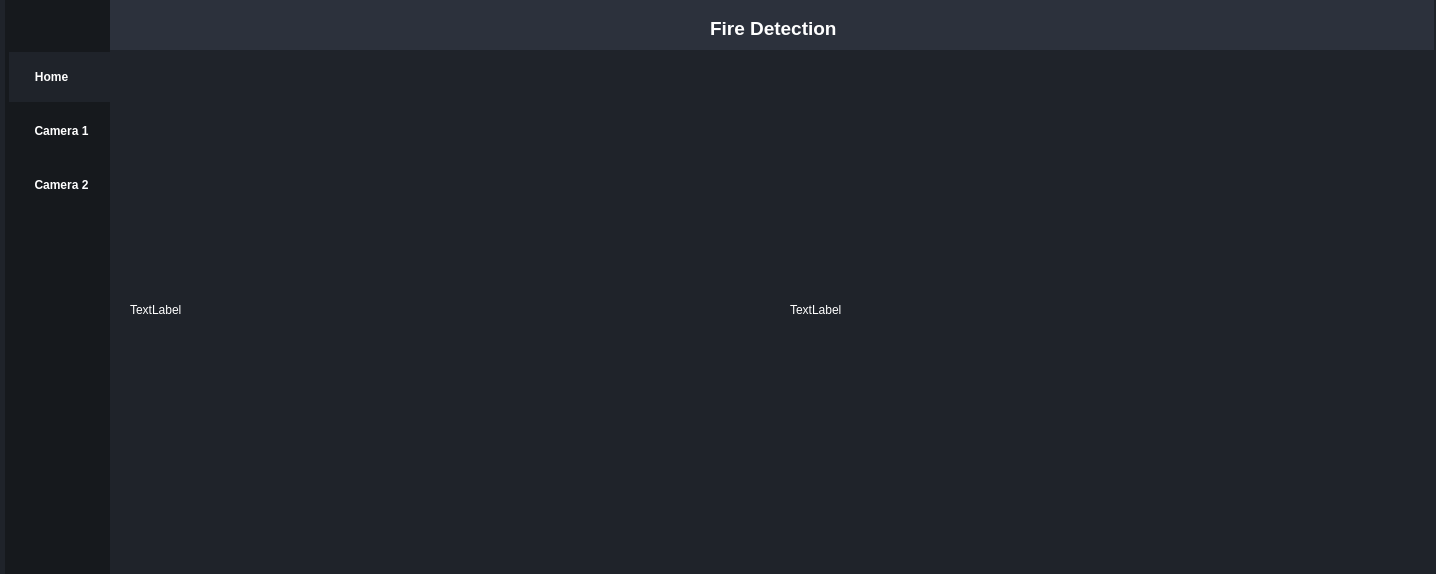
<?xml version="1.0" encoding="UTF-8"?>
<ui version="4.0">
 <class>MainWindow</class>
 <widget class="QMainWindow" name="MainWindow">
  <property name="geometry">
   <rect>
    <x>0</x>
    <y>0</y>
    <width>1436</width>
    <height>574</height>
   </rect>
  </property>
  <property name="windowTitle">
   <string>MainWindow</string>
  </property>
  <property name="styleSheet">
   <string notr="true">*{
	border:none;
	background-color:transparent;
	background:transparent;
	padding: 0;
	margin: 0;
	color: #fff;
}
#centralwidget{
	background-color: #1f232a;
}
#menuFrame{
	background-color: #16191d;
}
#menuFrame menuBtn{
	text-align: left;
	padding: 5px 10px;
	boder-top-left-radius: 10px;
	boder-bottom-left-radius: 10px;
}
#centerMenuSubContainer{
	background-color: #2c313c;
}
#frame_4{
	background-color: #16191d;
	border-radius: 10px
}
#titleFrame{
	background-color: #2c313c;
}</string>
  </property>
  <widget class="QWidget" name="centralwidget">
   <widget class="QFrame" name="menuFrame">
    <property name="geometry">
     <rect>
      <x>5</x>
      <y>0</y>
      <width>105</width>
      <height>600</height>
     </rect>
    </property>
    <property name="frameShape">
     <enum>QFrame::StyledPanel</enum>
    </property>
    <property name="frameShadow">
     <enum>QFrame::Raised</enum>
    </property>
    <widget class="QPushButton" name="menuBtn">
     <property name="geometry">
      <rect>
       <x>4</x>
       <y>52</y>
       <width>105</width>
       <height>50</height>
      </rect>
     </property>
     <property name="sizePolicy">
      <sizepolicy hsizetype="Minimum" vsizetype="Fixed">
       <horstretch>0</horstretch>
       <verstretch>0</verstretch>
      </sizepolicy>
     </property>
     <property name="font">
      <font>
       <weight>75</weight>
       <bold>true</bold>
      </font>
     </property>
     <property name="layoutDirection">
      <enum>Qt::LeftToRight</enum>
     </property>
     <property name="styleSheet">
      <string notr="true">background-color: #1f232a;</string>
     </property>
     <property name="text">
      <string>Home      </string>
     </property>
     <property name="icon">
      <iconset resource="resource.qrc">
       <normaloff>:/icons/icons/home.svg</normaloff>:/icons/icons/home.svg</iconset>
     </property>
     <property name="iconSize">
      <size>
       <width>24</width>
       <height>24</height>
      </size>
     </property>
    </widget>
    <widget class="QPushButton" name="cam1Btn">
     <property name="geometry">
      <rect>
       <x>4</x>
       <y>106</y>
       <width>105</width>
       <height>50</height>
      </rect>
     </property>
     <property name="font">
      <font>
       <weight>75</weight>
       <bold>true</bold>
      </font>
     </property>
     <property name="text">
      <string>Camera 1</string>
     </property>
     <property name="icon">
      <iconset resource="resource.qrc">
       <normaloff>:/icons/icons/camera.svg</normaloff>:/icons/icons/camera.svg</iconset>
     </property>
     <property name="iconSize">
      <size>
       <width>24</width>
       <height>24</height>
      </size>
     </property>
    </widget>
    <widget class="QPushButton" name="cam2Btn">
     <property name="geometry">
      <rect>
       <x>4</x>
       <y>160</y>
       <width>105</width>
       <height>50</height>
      </rect>
     </property>
     <property name="font">
      <font>
       <weight>75</weight>
       <bold>true</bold>
      </font>
     </property>
     <property name="text">
      <string>Camera 2</string>
     </property>
     <property name="icon">
      <iconset resource="resource.qrc">
       <normaloff>:/icons/icons/camera.svg</normaloff>:/icons/icons/camera.svg</iconset>
     </property>
     <property name="iconSize">
      <size>
       <width>24</width>
       <height>24</height>
      </size>
     </property>
    </widget>
    <widget class="QLabel" name="label_8">
     <property name="geometry">
      <rect>
       <x>30</x>
       <y>3</y>
       <width>48</width>
       <height>48</height>
      </rect>
     </property>
     <property name="minimumSize">
      <size>
       <width>20</width>
       <height>20</height>
      </size>
     </property>
     <property name="text">
      <string/>
     </property>
     <property name="pixmap">
      <pixmap resource="resource.qrc">:/image/logoBK.png</pixmap>
     </property>
     <property name="scaledContents">
      <bool>true</bool>
     </property>
    </widget>
   </widget>
   <widget class="QFrame" name="titleFrame">
    <property name="geometry">
     <rect>
      <x>110</x>
      <y>0</y>
      <width>1324</width>
      <height>50</height>
     </rect>
    </property>
    <property name="frameShape">
     <enum>QFrame::StyledPanel</enum>
    </property>
    <property name="frameShadow">
     <enum>QFrame::Raised</enum>
    </property>
    <widget class="QLabel" name="label_2">
     <property name="geometry">
      <rect>
       <x>600</x>
       <y>20</y>
       <width>191</width>
       <height>16</height>
      </rect>
     </property>
     <property name="font">
      <font>
       <pointsize>14</pointsize>
       <weight>75</weight>
       <bold>true</bold>
      </font>
     </property>
     <property name="text">
      <string>Fire Detection</string>
     </property>
    </widget>
    <widget class="QLabel" name="label">
     <property name="geometry">
      <rect>
       <x>560</x>
       <y>10</y>
       <width>31</width>
       <height>31</height>
      </rect>
     </property>
     <property name="minimumSize">
      <size>
       <width>20</width>
       <height>20</height>
      </size>
     </property>
     <property name="text">
      <string/>
     </property>
     <property name="pixmap">
      <pixmap resource="resource.qrc">:/image/fire.png</pixmap>
     </property>
     <property name="scaledContents">
      <bool>true</bool>
     </property>
     <property name="alignment">
      <set>Qt::AlignCenter</set>
     </property>
    </widget>
    <widget class="QLabel" name="label_7">
     <property name="geometry">
      <rect>
       <x>760</x>
       <y>10</y>
       <width>31</width>
       <height>31</height>
      </rect>
     </property>
     <property name="minimumSize">
      <size>
       <width>20</width>
       <height>20</height>
      </size>
     </property>
     <property name="text">
      <string/>
     </property>
     <property name="pixmap">
      <pixmap resource="resource.qrc">:/image/fire.png</pixmap>
     </property>
     <property name="scaledContents">
      <bool>true</bool>
     </property>
     <property name="alignment">
      <set>Qt::AlignCenter</set>
     </property>
    </widget>
   </widget>
   <widget class="QStackedWidget" name="mainFrame">
    <property name="geometry">
     <rect>
      <x>110</x>
      <y>50</y>
      <width>1324</width>
      <height>559</height>
     </rect>
    </property>
    <property name="styleSheet">
     <string notr="true"/>
    </property>
    <widget class="QWidget" name="homeF">
     <widget class="QLabel" name="label_3">
      <property name="geometry">
       <rect>
        <x>20</x>
        <y>20</y>
        <width>640</width>
        <height>480</height>
       </rect>
      </property>
      <property name="text">
       <string>TextLabel</string>
      </property>
     </widget>
     <widget class="QLabel" name="label_4">
      <property name="geometry">
       <rect>
        <x>680</x>
        <y>20</y>
        <width>640</width>
        <height>480</height>
       </rect>
      </property>
      <property name="text">
       <string>TextLabel</string>
      </property>
     </widget>
    </widget>
    <widget class="QWidget" name="cam1F">
     <widget class="QLabel" name="label_5">
      <property name="geometry">
       <rect>
        <x>20</x>
        <y>20</y>
        <width>640</width>
        <height>480</height>
       </rect>
      </property>
      <property name="text">
       <string>TextLabel</string>
      </property>
     </widget>
    </widget>
    <widget class="QWidget" name="cam2F">
     <widget class="QLabel" name="label_6">
      <property name="geometry">
       <rect>
        <x>20</x>
        <y>20</y>
        <width>640</width>
        <height>480</height>
       </rect>
      </property>
      <property name="text">
       <string>TextLabel</string>
      </property>
     </widget>
    </widget>
   </widget>
  </widget>
 </widget>
 <resources>
  <include location="resource.qrc"/>
  <include location="../../../../.designer/backup/resource.qrc"/>
 </resources>
 <connections/>
</ui>
